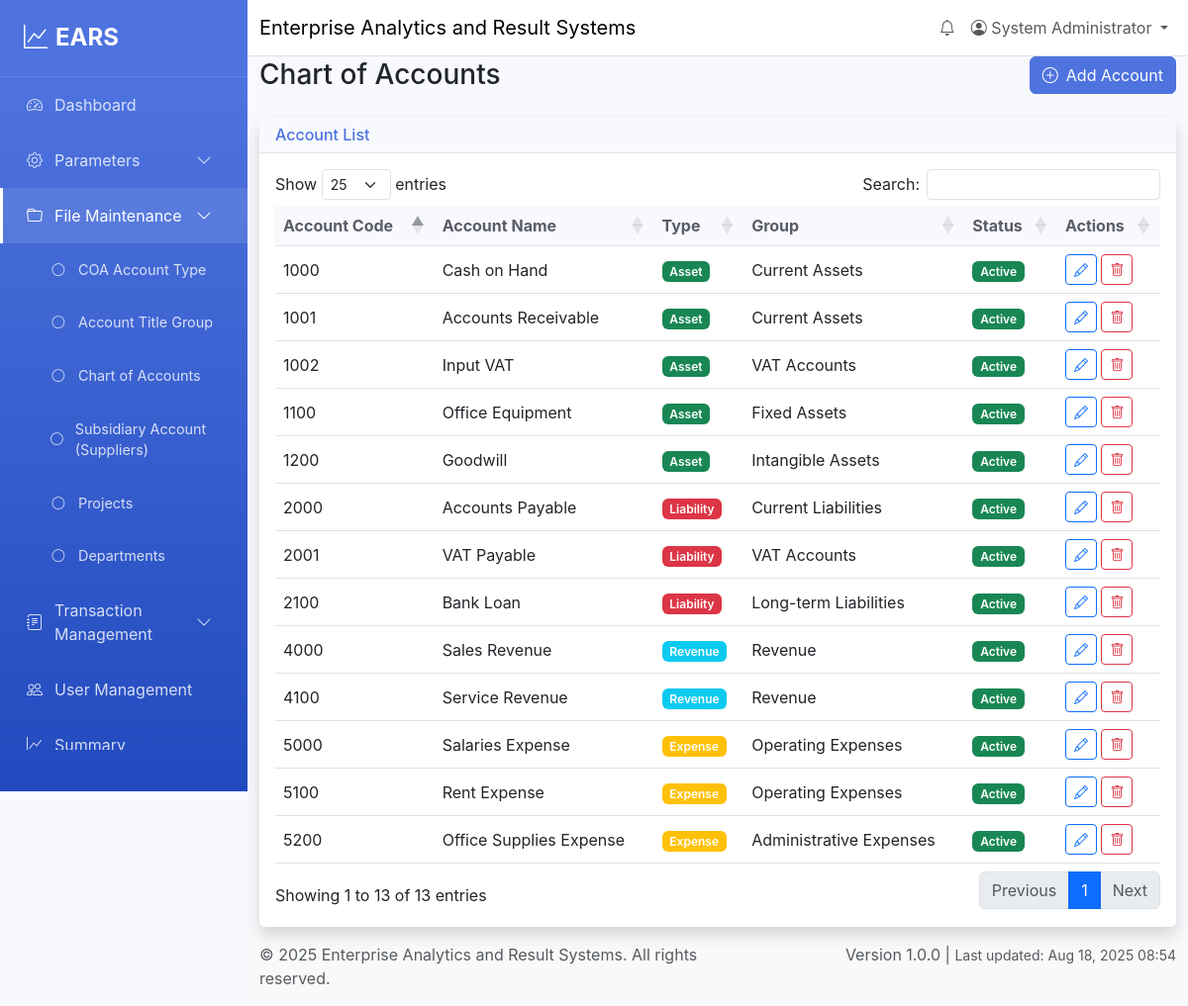
/file-maintenance/chart-of-accounts (signed in), run on the app's committed database.
### tables this page shows
CREATE TABLE chart_of_accounts (
    id INT AUTO_INCREMENT PRIMARY KEY,
    account_code VARCHAR(20) UNIQUE NOT NULL,
    account_name VARCHAR(200) NOT NULL,
    account_type_id INT,
    group_id INT,
    description TEXT,
    balance DECIMAL(15,2) DEFAULT 0.00,
    status ENUM('active', 'inactive') DEFAULT 'active',
    created_at TIMESTAMP DEFAULT CURRENT_TIMESTAMP,
    updated_at TIMESTAMP DEFAULT CURRENT_TIMESTAMP ON UPDATE CURRENT_TIMESTAMP,
    FOREIGN KEY (account_type_id) REFERENCES coa_account_types(id),
    FOREIGN KEY (group_id) REFERENCES account_title_groups(id)
);

CREATE TABLE coa_account_types (
    id INT AUTO_INCREMENT PRIMARY KEY,
    type_name VARCHAR(100) NOT NULL,
    description TEXT,
    status ENUM('active', 'inactive') DEFAULT 'active',
    created_at TIMESTAMP DEFAULT CURRENT_TIMESTAMP,
    updated_at TIMESTAMP DEFAULT CURRENT_TIMESTAMP ON UPDATE CURRENT_TIMESTAMP
);

CREATE TABLE account_title_groups (
    id INT AUTO_INCREMENT PRIMARY KEY,
    group_name VARCHAR(100) NOT NULL,
    description TEXT,
    status ENUM('active', 'inactive') DEFAULT 'active',
    created_at TIMESTAMP DEFAULT CURRENT_TIMESTAMP,
    updated_at TIMESTAMP DEFAULT CURRENT_TIMESTAMP ON UPDATE CURRENT_TIMESTAMP
);

### views/file-maintenance/chart-of-accounts.php (the view, shortened to what the rows shown need)
<div class="row">
    <div class="col-12">
        <div class="d-flex justify-content-between align-items-center mb-4">
            <h1 class="h3 mb-0">Chart of Accounts</h1>
        </div>
    </div>
</div>
<div class="row">
    <div class="col-12">
        <div class="card shadow">
            <div class="card-body">
                <div class="table-responsive">
                    <table class="table table-hover" id="accountsTable">
                        <thead>
                            <tr>
                                <th>Account Code</th>
                                <th>Account Name</th>
                                <th>Type</th>
                                <th>Group</th>
                                <th>Status</th>
                                <th>Actions</th>
                            </tr>
                        </thead>
                        <tbody>
                            <?php foreach ($accounts as $account): ?>
                                <tr>
                                    <td><?= htmlspecialchars((string)$account['account_code']) ?></td>
                                    <td><?= htmlspecialchars((string)$account['account_name']) ?></td>
                                    <td>
                                        <span class="badge bg-<?= getAccountTypeColor($account['type_name']) ?>">
                                            <?= htmlspecialchars((string)$account['type_name']) ?>
                                        </span>
                                    </td>
                                    <td><?= htmlspecialchars((string)$account['group_name']) ?></td>
                                    <td>
                                        <span class="badge bg-<?= $account['status'] === 'active' ? 'success' : 'secondary' ?>">
                                            <?= ucfirst($account['status']) ?>
                                        </span>
                                    </td>
                                    <td>
                                        <button type="button" class="btn btn-sm btn-outline-primary edit-account"
                                                onclick="editAccount(<?= htmlspecialchars(json_encode($account)) ?>)">
                                            <i class="bi bi-pencil"></i>
                                        </button>
                                        <button type="button" class="btn btn-sm btn-outline-danger"
                                                onclick="deleteAccount(<?= $account['id'] ?>)">
                                            <i class="bi bi-trash"></i>
                                        </button>
                                    </td>
                                </tr>
                            <?php endforeach; ?>
                        </tbody>
                    </table>
                </div>
            </div>
        </div>
    </div>
</div>
<?php
function getAccountTypeColor($typeName) {
    switch (strtolower($typeName)) {
        case 'asset':
            return 'success';
        case 'liability':
            return 'danger';
        case 'revenue':
            return 'info';
        case 'expense':
            return 'warning';
    }
}
?>

### data on the page
chart_of_accounts: account_code "1000", account_name "Cash on Hand", account_type.type_name "Asset", group.group_name "Current Assets", status "Active"
chart_of_accounts: account_code "1001", account_name "Accounts Receivable", account_type.type_name "Asset", group.group_name "Current Assets", status "Active"
chart_of_accounts: account_code "1002", account_name "Input VAT", account_type.type_name "Asset", group.group_name "VAT Accounts", status "Active"
chart_of_accounts: account_code "1100", account_name "Office Equipment", account_type.type_name "Asset", group.group_name "Fixed Assets", status "Active"
chart_of_accounts: account_code "1200", account_name "Goodwill", account_type.type_name "Asset", group.group_name "Intangible Assets", status "Active"
chart_of_accounts: account_code "2000", account_name "Accounts Payable", account_type.type_name "Liability", group.group_name "Current Liabilities", status "Active"
chart_of_accounts: account_code "2001", account_name "VAT Payable", account_type.type_name "Liability", group.group_name "VAT Accounts", status "Active"
chart_of_accounts: account_code "2100", account_name "Bank Loan", account_type.type_name "Liability", group.group_name "Long-term Liabilities", status "Active"
chart_of_accounts: account_code "4000", account_name "Sales Revenue", account_type.type_name "Revenue", group.group_name "Revenue", status "Active"
chart_of_accounts: account_code "4100", account_name "Service Revenue", account_type.type_name "Revenue", group.group_name "Revenue", status "Active"
chart_of_accounts: account_code "5000", account_name "Salaries Expense", account_type.type_name "Expense", group.group_name "Operating Expenses", status "Active"
chart_of_accounts: account_code "5100", account_name "Rent Expense", account_type.type_name "Expense", group.group_name "Operating Expenses", status "Active"
chart_of_accounts: account_code "5200", account_name "Office Supplies Expense", account_type.type_name "Expense", group.group_name "Administrative Expenses", status "Active"

### other printed values
APP_NAME "Enterprise Analytics and Result Systems"
$user['full_name'] "System Administrator"
APP_VERSION "1.0.0"
